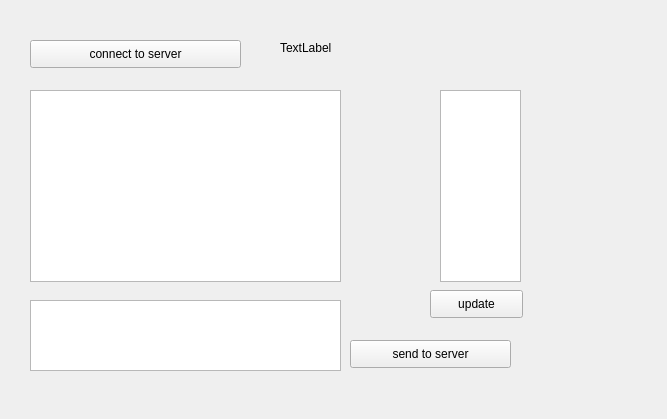
<?xml version="1.0" encoding="UTF-8"?>
<ui version="4.0">
 <class>ChatClient</class>
 <widget class="QWidget" name="ChatClient">
  <property name="enabled">
   <bool>true</bool>
  </property>
  <property name="geometry">
   <rect>
    <x>0</x>
    <y>0</y>
    <width>667</width>
    <height>419</height>
   </rect>
  </property>
  <property name="windowTitle">
   <string>WeChat</string>
  </property>
  <widget class="QPushButton" name="connectToServerButton">
   <property name="geometry">
    <rect>
     <x>30</x>
     <y>40</y>
     <width>211</width>
     <height>28</height>
    </rect>
   </property>
   <property name="text">
    <string>connect to server</string>
   </property>
  </widget>
  <widget class="QTextEdit" name="inputMessageText">
   <property name="geometry">
    <rect>
     <x>30</x>
     <y>300</y>
     <width>311</width>
     <height>71</height>
    </rect>
   </property>
  </widget>
  <widget class="QPushButton" name="sendMessageButton">
   <property name="geometry">
    <rect>
     <x>350</x>
     <y>340</y>
     <width>161</width>
     <height>28</height>
    </rect>
   </property>
   <property name="text">
    <string>send to server</string>
   </property>
  </widget>
  <widget class="QTextBrowser" name="messageBrowser">
   <property name="geometry">
    <rect>
     <x>30</x>
     <y>90</y>
     <width>311</width>
     <height>192</height>
    </rect>
   </property>
  </widget>
  <widget class="QListView" name="onlineUserList">
   <property name="geometry">
    <rect>
     <x>440</x>
     <y>90</y>
     <width>81</width>
     <height>192</height>
    </rect>
   </property>
   <property name="editTriggers">
    <set>QAbstractItemView::NoEditTriggers</set>
   </property>
   <property name="selectionMode">
    <enum>QAbstractItemView::MultiSelection</enum>
   </property>
  </widget>
  <widget class="QPushButton" name="getOnlineUsers">
   <property name="geometry">
    <rect>
     <x>430</x>
     <y>290</y>
     <width>93</width>
     <height>28</height>
    </rect>
   </property>
   <property name="text">
    <string>update</string>
   </property>
  </widget>
  <widget class="QLabel" name="myUsrName">
   <property name="geometry">
    <rect>
     <x>280</x>
     <y>40</y>
     <width>321</width>
     <height>16</height>
    </rect>
   </property>
   <property name="text">
    <string>TextLabel</string>
   </property>
  </widget>
 </widget>
 <resources/>
 <connections/>
</ui>
